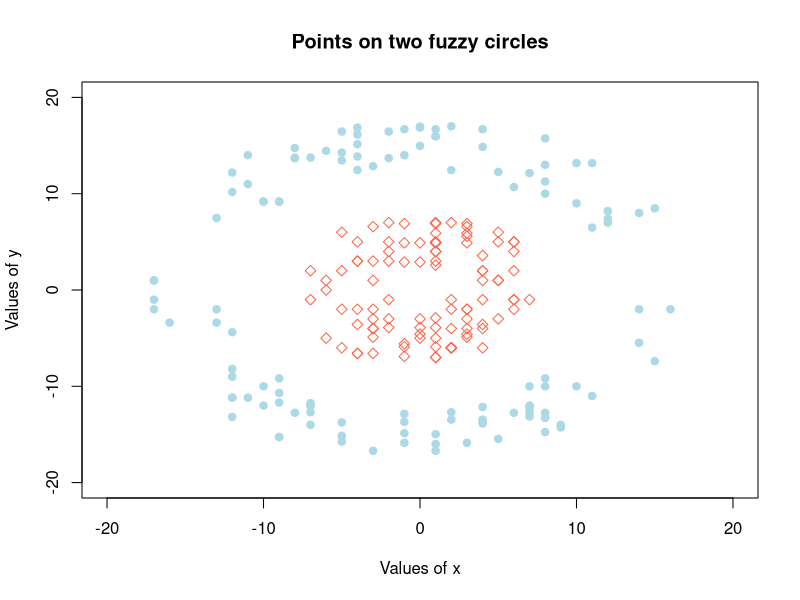

Write R code to recreate this figure.
# Circle equation: (x − xc)^2 + (y − yc)^2 = r^2
# (xc, yc) - center of the circle
# r - radius

# let the center be (0,0): x^2 + y^2 = r^2
# if we know x and r:   y = +/- sqrt(r^2 - x^2)
# =>
# generate x coords and then calculate y

r <- 5
r.second <- 15

nr.of.samples <- 100  
nr.of.samples.second <- 120

set.seed(0)
x <- sample(-r:r, nr.of.samples, replace=TRUE)
y <- sqrt(r^2 - x^2) * sample(c(-1,1), nr.of.samples, replace=TRUE) # so we can have negative y's as well
# introduce fuzziness
x <- x + sample(-2:2, nr.of.samples, replace=TRUE)
y <- y + sample(-2:2, nr.of.samples, replace=TRUE)

set.seed(0)
x.second <- sample(-r.second:r.second, nr.of.samples.second, replace=TRUE)
y.second <- sqrt(r.second^2 - x.second^2) * sample(c(-1,1), nr.of.samples.second, replace=TRUE) # so we can have negative y's a well
# introduce fuzziness
x.second <- x.second + sample(-2:2, nr.of.samples.second, replace=TRUE)
y.second <- y.second + sample(-2:2, nr.of.samples.second, replace=TRUE)

# create a plot
max <- r.second + 5
plot(-max:max, -max:max, type = "n", 
     main = "Points on two fuzzy circles",
     xlab = "Values of x", ylab = "Values of y")
points(x,y, pch = 5, col = "tomato") # 5 for diamonds
points(x.second, y.second, pch = 19, col = "light blue")  # 19 for solid circles

# label the two classes explicitly
df <- data.frame(a = x, b = y, class = 0)
df.second <- data.frame(a = x.second, b = y.second, class = 1)

## make a mix of the two classes:

# append the two datasets
ds <- rbind(df, df.second)
# shuffle the data
dataset <- ds[sample(nrow(ds)),]

# output
write.csv(dataset, file="two_circles.csv", row.names=FALSE)